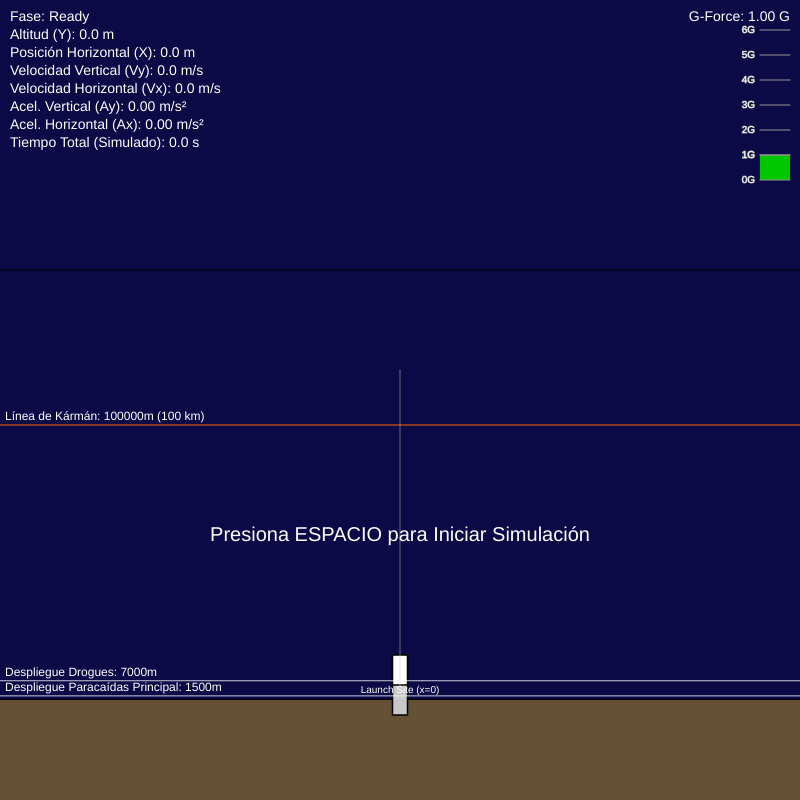
Frame 1 (no input)
Frame 60 (no input): identical to frame 1, image omitted
Frame 120 (the mouse pressed at the canvas centre since frame 60): identical to frame 1, image omitted

The p5.js sketch that drew this single still picture (run headless with seeded random() and noise() and a simulated clock; from frame 60 on, the mouse is pressed at the canvas centre):

// p5.js sketch
// ── sketch.js
// --- Variables Físicas y Constantes ---

// Declarar variables de estado en 2D que serán inicializadas en setup()
let x;           // Posición horizontal (metros)
let y;           // Altitud (metros)
let vx;          // Velocidad horizontal (m/s, positivo hacia la derecha conceptual)
let vy;          // Velocidad vertical (m/s, positivo hacia arriba)
let ax;          // Aceleración horizontal (m/s^2)
let ay;          // Aceleración vertical (m/s^2)

let currentMass; // Masa actual de la nave (cambia tras separación) (kg)
let rocketMass;  // Masa del cohete completo (kg)
let capsuleMass; // Masa solo de la cápsula (kg)
let g;           // Aceleración debido a la gravedad (m/s^2)
let thrust;      // Empuje del motor (N) - Solo en fase Launch

let currentDragCoefficient; // Coeficiente de resistencia actual
let dragCoefficientRocket; // Coeficiente de resistencia para el cohete (Launch)
let dragCoefficientCapsule; // Coeficiente de resistencia para la cápsula (FreeFlight)
let dragCoefficientDrogues; // Coeficiente de resistencia para paracaídas de freno (Drogues)
let dragCoefficientMainChutes; // Coeficiente de resistencia para paracaídas principal (MainChutes/Landed)

let currentReferenceArea; // Área de referencia actual (m^2)
let referenceAreaRocket; // Área de referencia para resistencia (m^2) - Cohete
let referenceAreaCapsule; // Área de referencia para resistencia (m^2) - Cápsula
let referenceAreaDrogues; // Área efectiva con paracaídas de freno (m^2)
let referenceAreaMainChutes; // Área efectiva con paracaídas principal (m^2)

// Inclinación inicial sutil para generar una trayectoria parabólica (calcular en setup)
let launchTiltRadians; // Variable declarada, valor asignado en setup()
const LAUNCH_TILT_DEGREES_CONST = 0.5; // Pequeña inclinación en grados

// Modelo de Densidad del Aire (Simple exponencial)
let rho0;        // Densidad del aire a nivel del mar (kg/m^3)
let scaleHeight; // Altura de escala atmosférica (metros)
let airDensity;  // Densidad del aire calculada en función de la altitud

let maxQ = 0; // Máxima presión dinámica (Max Q)

// Variables conceptuales/visuales para descenso
let surfaceTemperatureConcept = "N/A"; // Representación conceptual de temperatura
let instantaneousTerminalVelocity = 0; // Velocidad terminal instantánea conceptual (magnitud de velocidad horizontal+vertical)


// --- Variables de Simulación y Estado ---
// Fases: "Ready", "Launch", "CapsuleFreeFlightAscent", "CapsuleFreeFlightDescent", "DrogueParachutes", "MainChutes", "Landed"
let phase;
let timeInPhase; // Tiempo transcurrido en la fase actual (segundos simulados)
let totalTime;   // Tiempo total transcurrido (segundos simulados)
let maxAltitudeReached; // Altitud máxima alcanzada (metros)
let maxDownrangeReached; // Alcance horizontal máximo (metros)
let gForce;      // Fuerza G actual

// --- Variables de Visualización ---
// Altura del panel superior para datos
const DATA_PANEL_HEIGHT = 270; // Aumentado para más datos 2D

// Área de simulación en píxeles (calculada en setup)
let simAreaXMin, simAreaXMax, simAreaYMin, simAreaYMax;

const MIN_DISPLAY_ALTITUDE_BUFFER_Y = 100; // Altitud mínima extra visible debajo de 0m
const DISPLAY_ALTITUDE_BUFFER_RATIO = 1.2; // Factor para mostrar un poco más que la altitud máxima

// Rango horizontal total a mostrar en la simulación (metros).
// Ahora esto define el "ancho" de la ventana de visualización que seguirá a la nave.
const HORIZONTAL_DISPLAY_RANGE = 6000; // Aumentado a 6km para ver más alcance

let gForceBarHeight = 150; // Altura del indicador de G-force en píxeles
let gForceScale = 6; // Escala para la barra de G-force (maxG para la visualización).

let naveWidthPixels = 15; // Ancho visual de la nave
let naveHeightPixels = 30; // Altura visual de la nave

// Estela de la trayectoria
let trajectoryPoints = [];
const MAX_TRAJECTORY_POINTS = 1500; // Limitar el número de puntos para rendimiento

// Colores (Declarar, inicializar en setup)
let backgroundColor; // Un solo color de fondo (oscuro)
let groundColor; // Color del suelo
let parachuteColor; // Color del paracaídas
let karmanLineColor; // Color para Línea Kármán
let trajectoryColor; // Color para la estela


// Colores para el texto (SIEMPRE visibles y fijos - CLAROS)
let textColorPrimary; // Color para texto principal (Blanco)
let textColorSecondary; // Color para texto secundario/alternativo (Gris claro)


// --- Factor de Velocidad de Simulación ---
// Queremos simular ~12 minutos (~720 segundos) en ~60-70 segundos de tiempo real.
const SIMULATION_SPEED_FACTOR = 11;


// --- CONSTANTES DE VUELO (Hardcoded) ---
const GRAVITY_CONST = 9.81;         // m/s^2

// Masa - Dividimos la masa total entre booster y cápsula
const ROCKET_MASS_CONST = 10000;    // kg (masa inicial del cohete completo)
const CAPSULE_MASS_CONST = 2000;    // kg (masa de la cápsula, aprox 20% del total)

// Empuje - Ajustado ligeramente
const LAUNCH_THRUST_CONST = 550000; // N (550 kN)

// --- Aerodynamic Constants ---
// Ajustados para simular arrastre en diferentes fases
const DRAG_COEFFICIENT_ROCKET_CONST = 0.28;
const DRAG_COEFFICIENT_CAPSULE_CONST = 1.0; // Mayor que el cohete, forma menos aerodinámica
const DRAG_COEFFICIENT_DROGUES_CONST = 1.8; // Aumenta significativamente con drogues
const DRAG_COEFFICIENT_MAIN_CHUTES_CONST = 2.2; // Muy alto con paracaídas principal

const REF_AREA_ROCKET_CONST = 10;   // m^2
const REF_AREA_CAPSULE_CONST = 7;   // m^2 (más pequeña que el cohete)
const REF_AREA_DROGUES_MULTIPLIER = 5; // Multiplicador para área efectiva con drogues
const REF_AREA_MAIN_CHUTES_MULTIPLIER = 30; // Multiplicador para área efectiva con paracaídas principal

// --- Atmospheric Model ---
const ATMOSPHERE_RHO0_CONST = 1.225; // Densidad del aire a nivel del mar
const ATMOSPHERE_SCALE_HEIGHT_CONST = 8000; // Altura de escala atmosférica (metros)

const ATMOSPHERE_MIN_DENSITY_ALTITUDE_CONST = 150000; // Nivel conceptual para densidad mínima muy baja
const ATMOSPHERE_MIN_DENSITY_MULTIPLIER = 0.0001; // Multiplicador para la densidad mínima


// --- Flight Sequence Parameters (Tiempos/Altitudes Simulados) ---
const LAUNCH_DURATION_SIMULATED_CONST = 70; // ~70 segundos de motor simulados (hasta MECO/Separación)

// Altitudes de despliegue de paracaídas (simuladas)
const DROGUES_DEPLOY_ALTITUDE_CONST = 7000; // ~7000 metros simulados para drogues
const MAIN_CHUTES_DEPLOY_ALTITUDE_CONST = 1500; // ~1500 metros simulados para paracaídas principal

// --- Altitud Límite Explícita (Línea de Kármán) ---
const KARMAN_LINE_ALT_LIMIT = 100000; // 100 km

// --- Configuración Inicial ---
function setup() {
  createCanvas(800, 800); // Aumentar el tamaño horizontal y vertical
  frameRate(60); // Intentar 60 FPS para simulación más fluida

  // Definir el área de simulación en píxeles
  simAreaXMin = 0;
  simAreaXMax = width;
  simAreaYMin = DATA_PANEL_HEIGHT + MIN_DISPLAY_ALTITUDE_BUFFER_Y;
  simAreaYMax = height - MIN_DISPLAY_ALTITUDE_BUFFER_Y;


  // --- Inicializar variables físicas y constantes DENTRO de setup ---
  g = GRAVITY_CONST;

  // Masas
  rocketMass = ROCKET_MASS_CONST;
  capsuleMass = CAPSULE_MASS_CONST;

  thrust = LAUNCH_THRUST_CONST;

  // Coeficientes de arrastre
  dragCoefficientRocket = DRAG_COEFFICIENT_ROCKET_CONST;
  dragCoefficientCapsule = DRAG_COEFFICIENT_CAPSULE_CONST;
  dragCoefficientDrogues = DRAG_COEFFICIENT_DROGUES_CONST;
  dragCoefficientMainChutes = DRAG_COEFFICIENT_MAIN_CHUTES_CONST;

  // Áreas de referencia
  referenceAreaRocket = REF_AREA_ROCKET_CONST;
  referenceAreaCapsule = REF_AREA_CAPSULE_CONST;
  referenceAreaDrogues = referenceAreaCapsule * REF_AREA_DROGUES_MULTIPLIER;
  referenceAreaMainChutes = referenceAreaCapsule * REF_AREA_MAIN_CHUTES_MULTIPLIER;

  // Modelo atmosférico
  rho0 = ATMOSPHERE_RHO0_CONST;
  scaleHeight = ATMOSPHERE_SCALE_HEIGHT_CONST;

  // Calcular inclinación inicial
  launchTiltRadians = radians(LAUNCH_TILT_DEGREES_CONST);


  // --- Inicializar variables de color DENTRO de setup ---
  backgroundColor = color(10, 10, 70); // Un solo color de fondo oscuro (Espacio/Noche)
  groundColor = color(100, 80, 50); // Color del suelo
  parachuteColor = color(255, 255, 255, 200); // Color blanco translúcido para paracaídas
  karmanLineColor = color(255, 100, 0); // Naranja para Kármán línea
  trajectoryColor = color(0, 200, 255, 150); // Cian translúcido para la estela


  // Colores para el texto (SIEMPRE visibles y fijos - CLAROS)
  textColorPrimary = color(255); // Blanco
  textColorSecondary = color(200); // Gris claro;


  // Inicializar variables de estado
  resetSimulation();

  // No se crean elementos DOM para controles.
}

// --- Bucle Principal de Dibujo y Simulación ---
function draw() {
  // Calculate real delta time in seconds
  let dt_real = deltaTime / 1000.0;
  // Calculate simulated delta time based on speed factor
  let dt_sim = dt_real * SIMULATION_SPEED_FACTOR;


  // --- Lógica de Simulación (Actualizar variables físicas) ---
  if (phase !== "Ready" && phase !== "Landed") {
      totalTime += dt_sim; // Use simulated time
      timeInPhase += dt_sim; // Use simulated time

      // Calcular densidad del aire en función de la altitud (modelo simple exponencial)
      let baseAirDensity = rho0 * exp(-y / scaleHeight);

      // Asegurarse de que haya una densidad mínima muy baja a altitudes muy altas
      let minAirDensityAtHighAlt = rho0 * exp(-ATMOSPHERE_MIN_DENSITY_ALTITUDE_CONST / scaleHeight) * ATMOSPHERE_MIN_DENSITY_MULTIPLIER;
      airDensity = max(baseAirDensity, minAirDensityAtHighAlt);
      airDensity = max(airDensity, 1e-15); // Evitar valores subnormales


      // Determinar Cd, Área de referencia y Masa actual según la fase
      switch (phase) {
          case "Launch":
              currentDragCoefficient = dragCoefficientRocket;
              currentReferenceArea = referenceAreaRocket;
              currentMass = rocketMass;
              // Calcular Max Q durante el ascenso propulsado
              let vMagnitudeLaunch = sqrt(vx*vx + vy*vy);
              let dynamicPressure = 0.5 * airDensity * vMagnitudeLaunch * vMagnitudeLaunch;
              if (dynamicPressure > maxQ) {
                  maxQ = dynamicPressure;
              }
              break;
          case "CapsuleFreeFlightAscent": // Post-separación, subiendo sin motor
          case "CapsuleFreeFlightDescent": // Bajando sin paracaídas (Reentrada conceptual)
              currentDragCoefficient = dragCoefficientCapsule;
              currentReferenceArea = referenceAreaCapsule;
              currentMass = capsuleMass; // Masa de la cápsula después de separación
              break;
          case "DrogueParachutes": // Descenso con drogues
              currentDragCoefficient = dragCoefficientDrogues;
              currentReferenceArea = referenceAreaDrogues;
              currentMass = capsuleMass;
              break;
          case "MainChutes": // Descenso con paracaídas principal
              currentDragCoefficient = dragCoefficientMainChutes;
              currentReferenceArea = referenceAreaMainChutes;
              currentMass = capsuleMass;
              break;
          default: // Should not happen, but fallback
               // Si llega aquí, usar valores de cápsula por defecto
              currentDragCoefficient = dragCoefficientCapsule;
              currentReferenceArea = referenceAreaCapsule;
              currentMass = capsuleMass;
               break;
      }

      // --- Calcular Fuerzas ---
      let forceX = 0;
      let forceY = -currentMass * g; // Gravedad siempre hacia abajo

      // Empuje (solo en Launch, vector inclinado)
      if (phase === "Launch") {
          // Aplicar thrust con la pequeña inclinación inicial calculada en setup
          forceX += thrust * sin(launchTiltRadians);
          forceY += thrust * cos(launchTiltRadians);
      }

      // Arrastre (opuesto al vector velocidad)
      let vMagnitude = sqrt(vx*vx + vy*vy);
      if (vMagnitude > 1e-6) { // Evitar división por cero o casi cero
           let dragMagnitude = 0.5 * airDensity * vMagnitude * vMagnitude * currentDragCoefficient * currentReferenceArea;
           // Vector de arrastre: -dragMagnitude * vectorUnitarioVelocidad
           forceX += -dragMagnitude * (vx / vMagnitude);
           forceY += -dragMagnitude * (vy / vMagnitude);
      }


      // Calcular aceleración neta (vectorial)
      // Asegurarse de que la masa no sea cero para evitar división por cero
      if (currentMass > 0) {
           ax = forceX / currentMass;
           ay = forceY / currentMass;
      } else {
           ax = 0;
           ay = 0;
      }


      // --- Integración (Método de Euler simple) ---
      vx += ax * dt_sim; // Use simulated time
      x += vx * dt_sim; // Use simulated time
      vy += ay * dt_sim; // Use simulated time
      y += vy * dt_sim; // Use simulated time


      // --- RESTRICCIÓN/TRANSICIÓN: Manejo del Apogeo y Línea de Kármán ---
      // El apogeo vertical se alcanza cuando la velocidad vertical (vy) se vuelve no positiva (<= 0).
      if (phase === "CapsuleFreeFlightAscent" && vy <= 0) {
          // Alcanzó apogeo vertical (vy <= 0) en fase de ascenso libre
          phase = "CapsuleFreeFlightDescent"; // Transición a descenso libre
          timeInPhase = 0; // Reiniciar tiempo en fase
          // Si el apogeo ocurrió por encima de 100km, forzar la altitud a 100km
          if (y > KARMAN_LINE_ALT_LIMIT) {
               y = KARMAN_LINE_ALT_LIMIT;
               vy = 0; // Velocidad vertical es 0 en el apogeo (o forzada a 0)
               // La velocidad horizontal (vx) se mantiene.
          }
           // En el apogeo vertical, la aceleración vertical inicial al empezar la caída es -g (después de recalcular fuerzas)
      }


      // Asegurar que la altitud no sea negativa (solo si no estamos ya aterrizados)
      if (y < 0 && phase !== "Landed") {
           y = 0;
           vy = 0;
           ay = 0; // Aceleración vertical cero en el suelo
           phase = "Landed";
           timeInPhase = 0;
           gForce = 1; // 1G en el suelo
           vx = 0; // Frenar velocidad horizontal al aterrizar
           ax = 0; // Aceleración horizontal cero en el suelo
      }


      // Actualizar altitud máxima y alcance máximo
      if (y > maxAltitudeReached) {
          maxAltitudeReached = y;
      }
      // El alcance horizontal máximo se rastrea como la distancia máxima desde el punto de lanzamiento (x=0)
       // Solo se actualiza si el apogeo ha pasado (vy <= 0) o si ya está descendiendo
       if (vy <= 0 || phase === "CapsuleFreeFlightDescent" || phase === "DrogueParachutes" || phase === "MainChutes" || phase === "Landed") {
           maxDownrangeReached = max(maxDownrangeReached, abs(x)); // Rastrea la distancia horizontal máxima
       }


      // --- Transiciones de Fase (Basadas en tiempo simulado y altitud) ---
      switch (phase) {
          case "Launch":
              // MECO y Separación ocurren después de un tiempo simulado
              if (timeInPhase >= LAUNCH_DURATION_SIMULATED_CONST) { // Use simulated time in comparison
                  phase = "CapsuleFreeFlightAscent";
                  timeInPhase = 0;
                  thrust = 0; // Apagar motor (MECO)
                  currentMass = capsuleMass; // Cambiar a masa de la cápsula (Separación)
                  // Max Q calculado ya está en Pascales, lo dividimos por 1000 para kPa para mostrar
                  maxQ = maxQ / 1000;
              }
               // Protección: Si empieza a caer en launch (error param), transiciona rápido
              if (vy < 0 && timeInPhase > 5) { // Use simulated time
                   phase = "CapsuleFreeFlightAscent"; // Pasar a ascenso libre si empieza a caer antes
                   timeInPhase = 0;
                   thrust = 0; // Apagar motor
                   currentMass = capsuleMass; // Separación
                   maxQ = maxQ / 1000; // Mostrar Max Q en kPa
              }
              break;
          case "CapsuleFreeFlightAscent":
              // La transición a Descenso Libre se maneja por la condición vy <= 0 (Apogeo Vertical).
              break;
          case "CapsuleFreeFlightDescent": // Reentrada conceptual ocurre en esta fase
              // Calcular variables conceptuales de reentrada
              // Temperatura superficial conceptual (basado en altitud y velocidad)
               let vMagnitudeReentry = sqrt(vx*vx + vy*vy); // Usar magnitud total
               let reentrySpeedThresholdLow = 150; // m/s
               let reentrySpeedThresholdHigh = 600; // m/s
               let reentryAltThresholdLow = 20000; // m
               let reentryAltThresholdHigh = 80000; // m // Empieza a sentir el aire denso

               if (y < reentryAltThresholdHigh && vMagnitudeReentry > reentrySpeedThresholdLow) {
                   if (y < reentryAltThresholdLow && vMagnitudeReentry > reentrySpeedThresholdHigh) {
                       surfaceTemperatureConcept = "Calentamiento Intenso";
                   } else if (y < reentryAltThresholdLow || vMagnitudeReentry > reentrySpeedThresholdLow * 1.5) { // Margen más amplio
                       surfaceTemperatureConcept = "Calentamiento Moderado";
                   } else {
                       surfaceTemperatureConcept = "Aumentando";
                   }
               } else {
                   surfaceTemperatureConcept = "Bajo/Normal";
               }

              // Despliegue de drogues
              if (y <= DROGUES_DEPLOY_ALTITUDE_CONST && vy < 0) { // Si está por debajo de altitud de drogues y descendiendo
                  phase = "DrogueParachutes";
                  timeInPhase = 0;
                  // Resetear conceptos de reentrada al salir de fase de alta velocidad
                  surfaceTemperatureConcept = "Enfriando Rápido"; // Empieza a enfriar
              }

               // Aterrizaje de emergencia si cae por debajo de 0 antes de paracaídas (debería ir a Drogues primero)
              if (y <= 0 && vy < 0) {
                   y = 0; vy = 0; ay = 0;
                   x = x; // Mantener posición horizontal
                   vx = 0; ax = 0; // Frenar horizontalmente
                   phase = "Landed"; timeInPhase = 0; gForce = 1;
                   surfaceTemperatureConcept = "Normal";
                   instantaneousTerminalVelocity = 0; // Resetear al aterrizar
              }
              break;

          case "DrogueParachutes":
               // Calcular velocidad terminal instantánea (simplificada verticalmente)
               let current_cd_drogues = dragCoefficientDrogues;
               let current_area_drogues = referenceAreaDrogues;
               let baseDensityForTerminalV = airDensity;
               let denominatorDrogues = (baseDensityForTerminalV * current_cd_drogues * current_area_drogues);
               instantaneousTerminalVelocity = (denominatorDrogues > 0.000001) ? sqrt(2 * currentMass * g / denominatorDrogues) : 0;


              // Despliegue de paracaídas principal
              if (y <= MAIN_CHUTES_DEPLOY_ALTITUDE_CONST && vy < 0) { // Si está por debajo de altitud de paracaídas principal y descendiendo
                  phase = "MainChutes";
                  timeInPhase = 0;
                  surfaceTemperatureConcept = "Normal"; // Ya ha enfriado
              }

               // Aterrizaje de emergencia si cae por debajo de 0 antes de paracaídas principal (debería ir a MainChutes primero)
              if (y <= 0 && vy < 0) {
                   y = 0; vy = 0; ay = 0;
                   x = x; // Mantener posición horizontal
                   vx = 0; ax = 0; // Frenar horizontalmente
                   phase = "Landed"; timeInPhase = 0; gForce = 1;
                   surfaceTemperatureConcept = "Normal";
                   instantaneousTerminalVelocity = 0; // Resetear al aterrizar
              }
              break;

          case "MainChutes":
              // Calcular velocidad terminal instantánea (simplificada verticalmente)
               let current_cd_main = dragCoefficientMainChutes;
               let current_area_main = referenceAreaMainChutes;
               let baseDensityForTerminalV_main = airDensity;
               let denominatorMain = (baseDensityForTerminalV_main * current_cd_main * current_area_main);
               instantaneousTerminalVelocity = (denominatorMain > 0.000001) ? sqrt(2 * currentMass * g / denominatorMain) : 0;


              if (y <= 0) { // Aterrizado
                  y = 0; vy = 0; ay = 0;
                   x = x; // Mantener posición horizontal
                  vx = 0; ax = 0; // Frenar horizontalmente
                  phase = "Landed"; timeInPhase = 0; gForce = 1;
                  surfaceTemperatureConcept = "Normal";
                  instantaneousTerminalVelocity = 0; // Resetear al aterrizar
              }
              break;
      }

      // Asegurar que la altitud nunca sea negativa durante el vuelo (para cálculos de densidad, etc.)
      if (y < 0 && phase !== "Landed") y = 0;

      // Asegurar que la velocidad terminal instantánea sea no negativa
      instantaneousTerminalVelocity = max(0, instantaneousTerminalVelocity);

      // --- Guardar punto de trayectoria ---
      // Guardar un punto si la nave se ha movido lo suficiente o en fases importantes
       let lastPoint = trajectoryPoints.length > 0 ? trajectoryPoints[trajectoryPoints.length - 1] : null;
       let addPoint = false;

       // Añadir un punto si es el primer punto, o si se ha movido una distancia mínima
       if (lastPoint === null) {
           addPoint = true;
       } else {
           let distSq = (x - lastPoint.x) * (x - lastPoint.x) + (y - lastPoint.y) * (y - lastPoint.y);
           let minDistSq = 5 * 5; // Añadir si se ha movido 5 metros (ajustar según velocidad de simulación y fluidez deseada)
           if (distSq > minDistSq) {
              addPoint = true;
           }
       }

       // Asegurarse de añadir points en momentos clave, como el apogeo vertical o el despliegue de paracaídas
       if (phase === "CapsuleFreeFlightDescent" && timeInPhase < dt_sim * 2 && timeInPhase > 0) { // Justo después del apogeo vertical
            addPoint = true;
       }
       if (phase === "DrogueParachutes" && timeInPhase < dt_sim * 2 && timeInPhase > 0) { // Justo al desplegar drogues
           addPoint = true;
       }
        if (phase === "MainChutes" && timeInPhase < dt_sim * 2 && timeInPhase > 0) { // Justo al desplegar principal
           addPoint = true;
       }
        if (phase === "Landed" && timeInPhase < dt_sim * 2 && timeInPhase > 0) { // Justo al aterrizar
           addPoint = true;
       }


       if (addPoint) {
            trajectoryPoints.push(createVector(x, y));
           // Limitar el número de puntos
           if (trajectoryPoints.length > MAX_TRAJECTORY_POINTS) {
                trajectoryPoints.shift(); // Eliminar el punto más antiguo
           }
       }


  } // Fin if phase != "Ready" && "Landed"

   // Asegurar altitud no negativa en Ready tampoco
  if (phase === "Ready" && y < 0) y = 0;


  // --- Calcular G-Force ---
  // Magnitud de Acel. no gravitacional = sqrt(ax*ax + (ay+g)*(ay+g))
  // gForce = Magnitud / g
  let nonGravAccelMag = sqrt(ax * ax + (ay + g) * (ay + g));
  gForce = nonGravAccelMag / g;

  // Asegurar que la G-force sea al menos 0 en la visualización de la barra
  // y un máximo para la escala de la barra
  let displayGForce = max(0, min(gForce, gForceScale));


  // --- Visualización ---

  // Establecer el fondo a un solo color
  background(backgroundColor); // Usar el color oscuro del espacio como fondo fijo

  // Calcular maxDisplayAltitudeCurrent para escalar la vista vertical dinámicamente
  // Mostrar un poco más que el máximo alcanzado, pero al menos un rango mínimo
  let targetMaxAlt = max(maxAltitudeReached * DISPLAY_ALTITUDE_BUFFER_RATIO, KARMAN_LINE_ALT_LIMIT * 1.2, 10000);
  maxDisplayAltitudeCurrent = targetMaxAlt;

  // --- Calcular el rango horizontal de metros a mostrar, centrado en la nave ---
  let xMinDisplay = x - HORIZONTAL_DISPLAY_RANGE / 2;
  let xMaxDisplay = x + HORIZONTAL_DISPLAY_RANGE / 2;

  // --- Mapear coordenadas físicas (x, y) a píxeles en el ÁREA DE SIMULACIÓN VISUAL ---
  // Mapea el rango horizontal [xMinDisplay, xMaxDisplay] al rango de píxeles horizontal [simAreaXMin, simAreaXMax]
  // Mapea la altitud [0, maxDisplayAltitudeCurrent] al rango de píxeles vertical [simAreaYMax, simAreaYMin] (invertido)
  let xMapped = map(x, xMinDisplay, xMaxDisplay, simAreaXMin, simAreaXMax);
  let yMapped = map(y, 0, maxDisplayAltitudeCurrent, simAreaYMax, simAreaYMin);

  // Clamp la posición visual de la nave al área de simulación visual (con margen del tamaño de la nave)
  // Estas son las coordenadas EN PIXELES donde se dibujará la nave.
  let clampedNavePixelX = constrain(xMapped, simAreaXMin + naveWidthPixels/2, simAreaXMax - naveWidthPixels/2);
  let clampedNavePixelY = constrain(yMapped, simAreaYMin + naveHeightPixels/2, simAreaYMax - naveHeightPixels/2);


  // Dibujar el suelo - En la base del área de simulación visual
  stroke(0);
  strokeWeight(2);
  line(simAreaXMin, simAreaYMax, simAreaXMax, simAreaYMax);
  fill(groundColor);
  noStroke();
  rectMode(CORNER); // Volver a modo CORNER para rectángulos de área
  rect(simAreaXMin, simAreaYMax, simAreaXMax - simAreaXMin, MIN_DISPLAY_ALTITUDE_BUFFER_Y);


  // --- Dibujar la trayectoria ---
  noFill();
  stroke(trajectoryColor);
  strokeWeight(1.5);
  beginShape();
  for (let i = 0; i < trajectoryPoints.length; i++) {
      let pX = trajectoryPoints[i].x;
      let pY = trajectoryPoints[i].y;
      // Mapear cada punto de la trayectoria a píxeles usando el *rango de visualización actual*
      let mappedPX = map(pX, xMinDisplay, xMaxDisplay, simAreaXMin, simAreaXMax);
      let mappedPY = map(pY, 0, maxDisplayAltitudeCurrent, simAreaYMax, simAreaYMin);
      // Solo dibujar puntos que estén dentro del área de simulación visual (con un pequeño buffer)
       if (mappedPX >= simAreaXMin - 10 && mappedPX <= simAreaXMax + 10 && mappedPY >= simAreaYMin - 10 && mappedPY <= simAreaYMax + 10) {
          vertex(mappedPX, mappedPY);
      }
  }
  endShape();


  // --- Dibujar la nave (o partes de ella) y paracaídas ---
  rectMode(CENTER);
  stroke(0); // Borde negro

  // USAR clampedNavePixelX y clampedNavePixelY PARA DIBUJAR LA NAVE Y ELEMENTOS RELATIVOS

  if (phase === "Launch" || phase === "Ready") {
      // Dibujar el cohete completo
      fill(200); // Gris claro
      rect(clampedNavePixelX, clampedNavePixelY, naveWidthPixels, naveHeightPixels * 2); // Cohete es más alto
      // Dibujar la cápsula encima (parte superior)
      fill(255); // Blanco
      let capsuleTopPixelY = clampedNavePixelY - naveHeightPixels/2; // Posición relativa visual Y
      rect(clampedNavePixelX, capsuleTopPixelY, naveWidthPixels, naveHeightPixels);

  } else if (phase !== "Landed") {
      // Dibujar solo la cápsula
      fill(255); // Blanco
      rect(clampedNavePixelX, clampedNavePixelY, naveWidthPixels, naveHeightPixels);

      // Dibujar paracaídas si están desplegados
      if (phase === "DrogueParachutes" || phase === "MainChutes") {
          // Calcular posición visual de los paracaídas encima de la cápsula
          let parachutePixelY = clampedNavePixelY - naveHeightPixels/2 - (phase === "MainChutes" ? 40 : 20); // Posición visual encima

          fill(parachuteColor);
          noStroke(); // Sin borde para los paracaídas

          if (phase === "DrogueParachutes") {
              // Dibujar pequeños drogues (conceptualmente)
              ellipse(clampedNavePixelX - naveWidthPixels/2, parachutePixelY, 10, 10);
              ellipse(clampedNavePixelX + naveWidthPixels/2, parachutePixelY, 10, 10);
          } else if (phase === "MainChutes") {
              // Dibujar paracaídas principal más grande (concepto simple)
              ellipse(clampedNavePixelX, parachutePixelY, 40, 25); // Forma ovalada simple para campana
              // Dibujar líneas conectando si queremos más detalle
              stroke(parachuteColor);
              strokeWeight(1);
              line(clampedNavePixelX, parachutePixelY + 12, clampedNavePixelX - naveWidthPixels/4, clampedNavePixelY - naveHeightPixels/2);
              line(clampedNavePixelX, parachutePixelY + 12, clampedNavePixelX + naveWidthPixels/4, clampedNavePixelY - naveHeightPixels/2);
          }
          stroke(0); // Restaurar borde para la nave si es necesario después
      }

      // Dibujar booster si acaba de separarse (visual conceptual, no física)
       if (phase === "CapsuleFreeFlightAscent" && timeInPhase < 15) { // Mostrar brevemente después de separación
           fill(200); // Gris claro
           // Calcular la posición visual del booster en relación con la cápsula y el desplazamiento horizontal conceptual
           let boosterOffsetY = naveHeightPixels * 1.5; // Posición visual por debajo
           let boosterOffsetX = map(timeInPhase, 0, 15, 0, -(simAreaXMax - simAreaXMin) * 0.1); // Ajustar el desplazamiento horizontal visual

           let boosterPixelX = clampedNavePixelX + boosterOffsetX;
           let boosterPixelY = clampedNavePixelY + boosterOffsetY;

           rect(boosterPixelX, boosterPixelY, naveWidthPixels, naveHeightPixels * 1.5); // Dibujar booster
           fill(textColorSecondary);
           textAlign(RIGHT, BOTTOM);
           textSize(10);
           text("Booster", boosterPixelX - naveWidthPixels/2, boosterPixelY + naveHeightPixels*1.5/2);

           // Agregar un texto conceptual de "Separación" cerca de la nave
           if (timeInPhase < 5) {
               fill(textColorPrimary);
               textAlign(CENTER, CENTER);
               textSize(14);
               text("Separación", clampedNavePixelX, clampedNavePixelY + naveHeightPixels);
           }
       }
  }


  // Dibujar línea de la Línea de Kármán (100 km) - En el área de simulación visual
  const KARMAN_LINE_ALT = 100000; // metros
  if (KARMAN_LINE_ALT > 0 && KARMAN_LINE_ALT < maxDisplayAltitudeCurrent) {
      // Mapear la altitud de Kármán al área de simulación visual
      let karmanYPixel = map(KARMAN_LINE_ALT, 0, maxDisplayAltitudeCurrent, simAreaYMax, simAreaYMin);
       // Solo dibujar la línea si está dentro de los límites verticales del área de simulación visual
       if (karmanYPixel >= simAreaYMin && karmanYPixel <= simAreaYMax) {
            stroke(karmanLineColor); // Naranja
            strokeWeight(1);
            line(simAreaXMin, karmanYPixel, simAreaXMax, karmanYPixel); // Dibuja a través de todo el ancho del área de simulación
            fill(karmanLineColor); // Naranja
            noStroke();
            textAlign(LEFT, BOTTOM); // Alinear texto a la izquierda y debajo
            textSize(12);

            // Ajuste de posición vertical del texto de Kármán
            let karmanTextY = karmanYPixel - 2;
            if (karmanYPixel < simAreaYMin + 20) { karmanTextY = karmanYPixel + 12; }
            karmanTextY = constrain(karmanTextY, simAreaYMin + 10, simAreaYMax - 10);

            fill(textColorPrimary); // Usar color fijo y claro para las etiquetas en área de simulación
            text(`Línea de Kármán: ${nf(KARMAN_LINE_ALT, 0, 0)}m (100 km)`, simAreaXMin + 5, karmanTextY);
       }
  }


  // Dibujar línea de altitud de paracaídas (Drogues) si es visible - En el área de simulación
  if (DROGUES_DEPLOY_ALTITUDE_CONST > 0 && DROGUES_DEPLOY_ALTITUDE_CONST < maxDisplayAltitudeCurrent) {
      let droguesYPixel = map(DROGUES_DEPLOY_ALTITUDE_CONST, 0, maxDisplayAltitudeCurrent, simAreaYMax, simAreaYMin);
      if (droguesYPixel >= simAreaYMin && droguesYPixel <= simAreaYMax) {
           stroke(parachuteColor); // Blanco translúcido
           strokeWeight(1);
           line(simAreaXMin, droguesYPixel, simAreaXMax, droguesYPixel); // Dibuja a través de todo el ancho
           fill(textColorPrimary); // Usar color fijo y claro
           noStroke();
           textAlign(LEFT, BOTTOM);
           textSize(12);
           text(`Despliegue Drogues: ${nf(DROGUES_DEPLOY_ALTITUDE_CONST, 0, 0)}m`, simAreaXMin + 5, droguesYPixel - 2);
      }
  }

  // Dibujar línea de altitud de paracaídas (Principal) si es visible - En el área de simulación
   if (MAIN_CHUTES_DEPLOY_ALTITUDE_CONST > 0 && MAIN_CHUTES_DEPLOY_ALTITUDE_CONST < maxDisplayAltitudeCurrent) {
      let mainChutesYPixel = map(MAIN_CHUTES_DEPLOY_ALTITUDE_CONST, 0, maxDisplayAltitudeCurrent, simAreaYMax, simAreaYMin);
      if (mainChutesYPixel >= simAreaYMin && mainChutesYPixel <= simAreaYMax) {
           stroke(parachuteColor); // Blanco translúcido
           strokeWeight(1);
           line(simAreaXMin, mainChutesYPixel, simAreaXMax, mainChutesYPixel); // Dibuja a través de todo el ancho
           fill(textColorPrimary); // Usar color fijo y claro
           noStroke();
           textAlign(LEFT, BOTTOM);
           textSize(12);
           text(`Despliegue Paracaídas Principal: ${nf(MAIN_CHUTES_DEPLOY_ALTITUDE_CONST, 0, 0)}m`, simAreaXMin + 5, mainChutesYPixel - 2);
      }
   }


   // Dibujar el origen X (Launch Site) en el área de simulación
    let launchSiteXPixel = map(0, xMinDisplay, xMaxDisplay, simAreaXMin, simAreaXMax);
     // Dibujar una línea vertical sutil en el origen X
     // Solo dibujarla si está dentro de la vista horizontal actual
    if (launchSiteXPixel >= simAreaXMin && launchSiteXPixel <= simAreaXMax) {
        stroke(textColorSecondary);
        strokeWeight(0.5);
        line(launchSiteXPixel, simAreaYMin, launchSiteXPixel, simAreaYMax);
        fill(textColorPrimary);
        noStroke();
        textAlign(CENTER, BOTTOM);
        textSize(10);
        text("Launch Site (x=0)", launchSiteXPixel, simAreaYMax - 5);
    }


  // --- Mostrar información de vuelo detallada por fase (EN PANEL DE DATOS) ---

  fill(textColorPrimary); // Usar color fijo para el panel de datos (White)
  noStroke();
  textSize(14);
  textAlign(LEFT, TOP);

  let textX = 10;
  let textY = 10; // Posición Y relativa al inicio del canvas
  let textSpacing = 18; // Espacio vertical entre líneas de texto

  // Información General
  text(`Fase: ${phase}`, textX, textY); textY += textSpacing;
  text(`Altitud (Y): ${nf(y, 0, y > 1000 ? 0 : 1)} m`, textX, textY); textY += textSpacing; // Mostrar decimales solo a baja altitud
  text(`Posición Horizontal (X): ${nf(x, 0, 1)} m`, textX, textY); textY += textSpacing;
  text(`Velocidad Vertical (Vy): ${nf(vy, 0, 1)} m/s`, textX, textY); textY += textSpacing;
  text(`Velocidad Horizontal (Vx): ${nf(vx, 0, 1)} m/s`, textX, textY); textY += textSpacing;
  text(`Acel. Vertical (Ay): ${nf(ay, 0, 2)} m/s²`, textX, textY); textY += textSpacing;
   text(`Acel. Horizontal (Ax): ${nf(ax, 0, 2)} m/s²`, textX, textY); textY += textSpacing;
  text(`Tiempo Total (Simulado): ${nf(totalTime, 0, 1)} s`, textX, textY); textY += textSpacing; // Aclarar que es tiempo simulado

  if (phase !== "Ready") {
      text(`Alt. Máx Alcanzada: ${nf(maxAltitudeReached, 0, 1)} m`, textX, textY); textY += textSpacing;
       text(`Alcance Máx Alcanzado: ${nf(maxDownrangeReached, 0, 1)} m`, textX, textY); textY += textSpacing;
  }
   if (maxQ > 0.1) { // Mostrar MaxQ solo si es significativo
       text(`Max Q: ${nf(maxQ, 0, 2)} kPa`, textX, textY); textY += textSpacing; // Mostrar en kPa
   }


  textY += textSpacing; // Espacio extra antes de variables por fase

  // Recalcular magnitudes de arrastre y sustentación para mostrar (ya se usaron en la física)
  // Usamos las variables actuales calculadas en el switch de fases
   let vMagnitudeDisplay = sqrt(vx*vx + vy*vy); // Usar magnitud total
   let currentDragMagnitudeDisplay = 0.5 * airDensity * vMagnitudeDisplay * vMagnitudeDisplay * currentDragCoefficient * currentReferenceArea;
   // No hay sustentación física simulada en 2D, no mostrar magnitud.

  // Variables específicas por fase
  fill(textColorSecondary); // Usar color secundario fijo para detalles de fase (Gris claro)

  switch (phase) {
      case "Ready":
          fill(textColorPrimary); // Mensaje principal en color primario fijo (White)
          textAlign(CENTER, CENTER);
          textSize(20);
          // Posicionar el mensaje "Presiona ESPACIO" en el área de simulación visual
          text("Presiona ESPACIO para Iniciar Simulación", width/2, simAreaYMin + (simAreaYMax - simAreaYMin)/2); // Centro del área de simulación
          break;

      case "Launch":
          text(`-- Fase Lanzamiento --`, textX, textY); textY += textSpacing;
          text(`Empuje: ${nf(thrust, 0, 0)} N`, textX, textY); textY += textSpacing;
          text(`Masa Actual: ${nf(currentMass, 0, 0)} kg`, textX, textY); textY += textSpacing;
          text(`Cd (Cohete): ${nf(currentDragCoefficient, 0, 2)}`, textX, textY); textY += textSpacing;
          text(`Area Ref. (Cohete): ${nf(currentReferenceArea, 0, 1)} m²`, textX, textY); textY += textSpacing;
          text(`Densidad Aire: ${nf(airDensity, 0, 4)} kg/m³`, textX, textY); textY += textSpacing;
          text(`Fuerza Arrastre (Magnitud): ${nf(currentDragMagnitudeDisplay, 0, 0)} N`, textX, textY); textY += textSpacing;
          text(`Velocidad Magnitud: ${nf(vMagnitudeDisplay, 0, 1)} m/s`, textX, textY); textY += textSpacing;
          text(`Tiempo Motor Restante (Simulado): ${nf(max(0, LAUNCH_DURATION_SIMULATED_CONST - timeInPhase), 0, 1)} s (MECO)`, textX, textY); textY += textSpacing; // Usar constante y aclarar
          break;

      case "CapsuleFreeFlightAscent":
          text(`-- Fase Ascenso Libre (Cápsula) --`, textX, textY); textY += textSpacing;
          text(`Masa Actual: ${nf(currentMass, 0, 0)} kg`, textX, textY); textY += textSpacing;
          text(`Cd (Cápsula): ${nf(currentDragCoefficient, 0, 2)}`, textX, textY); textY += textSpacing;
          text(`Area Ref. (Cápsula): ${nf(currentReferenceArea, 0, 1)} m²`, textX, textY); textY += textSpacing;
          text(`Densidad Aire: ${nf(airDensity, 0, 5)} kg/m³`, textX, textY); textY += textSpacing; // Muy baja a alta altitud
          text(`Fuerza Arrastre (Magnitud): ${nf(currentDragMagnitudeDisplay, 0, 2)} N`, textX, textY); textY += textSpacing; // Muy baja
          text(`Velocidad Magnitud: ${nf(vMagnitudeDisplay, 0, 1)} m/s`, textX, textY); textY += textSpacing;
           if (vy <= 0 && y > 100) { // Indica que ha alcanzado el apogeo (vertical), evitar mostrarlo en el suelo
               fill(textColorPrimary);
               text(`APOGEO VERTICAL ALCANZADO`, textX, textY); textY += textSpacing;
               fill(textColorSecondary);
           }
          break;

      case "CapsuleFreeFlightDescent": // Reentrada conceptual ocurre en esta fase
          text(`-- Fase Descenso Libre (Reentrada) --`, textX, textY); textY += textSpacing;
          text(`Masa Actual: ${nf(currentMass, 0, 0)} kg`, textX, textY); textY += textSpacing;
          text(`Cd (Cápsula): ${nf(currentDragCoefficient, 0, 2)}`, textX, textY); textY += textSpacing;
          text(`Area Ref. (Cápsula): ${nf(currentReferenceArea, 0, 1)} m²`, textX, textY); textY += textSpacing;
          text(`Densidad Aire: ${nf(airDensity, 0, 4)} kg/m³`, textX, textY); textY += textSpacing; // Aumentando
          text(`Fuerza Arrastre (Magnitud): ${nf(currentDragMagnitudeDisplay, 0, 0)} N (Aumentando)`, textX, textY); textY += textSpacing; // Aumentando
          text(`Velocidad Magnitud: ${nf(vMagnitudeDisplay, 0, 1)} m/s`, textX, textY); textY += textSpacing;
          text(`Alt. despliegue Drogues: ${nf(DROGUES_DEPLOY_ALTITUDE_CONST, 0, 0)} m`, textX, textY); textY += textSpacing;
          text(`Temp. Superficie (concept.): ${surfaceTemperatureConcept}`, textX, textY); textY += textSpacing;
          break;

      case "DrogueParachutes":
          text(`-- Fase Descenso con Drogues --`, textX, textY); textY += textSpacing;
          text(`Masa Actual: ${nf(currentMass, 0, 0)} kg`, textX, textY); textY += textSpacing;
          text(`Cd (Drogues): ${nf(currentDragCoefficient, 0, 2)}`, textX, textY); textY += textSpacing;
          text(`Area Efectiva (Drogues): ${nf(currentReferenceArea, 0, 1)} m²`, textX, textY); textY += textSpacing;
          text(`Densidad Aire: ${nf(airDensity, 0, 4)} kg/m³`, textX, textY); textY += textSpacing;
          text(`Fuerza Arrastre (Magnitud): ${nf(currentDragMagnitudeDisplay, 0, 0)} N (Alto)`, textX, textY); textY += textSpacing; // Alto
          text(`Velocidad Magnitud: ${nf(vMagnitudeDisplay, 0, 1)} m/s`, textX, textY); textY += textSpacing;
          text(`Velocidad Terminal (vertical simple): ${nf(instantaneousTerminalVelocity, 0, 1)} m/s`, textX, textY); textY += textSpacing;
           text(`Alt. despliegue Paracaídas Principal: ${nf(MAIN_CHUTES_DEPLOY_ALTITUDE_CONST, 0, 0)} m`, textX, textY); textY += textSpacing;
           text(`Temp. Superficie (concept.): ${surfaceTemperatureConcept}`, textX, textY); textY += textSpacing;
          break;

      case "MainChutes":
          text(`-- Fase Descenso con Paracaídas Principal --`, textX, textY); textY += textSpacing;
          text(`Masa Actual: ${nf(currentMass, 0, 0)} kg`, textX, textY); textY += textSpacing;
          text(`Cd (Principal): ${nf(currentDragCoefficient, 0, 2)}`, textX, textY); textY += textSpacing;
          text(`Area Efectiva (Principal): ${nf(currentReferenceArea, 0, 1)} m²`, textX, textY); textY += textSpacing;
          text(`Densidad Aire: ${nf(airDensity, 0, 4)} kg/m³`, textX, textY); textY += textSpacing;
          text(`Fuerza Arrastre (Magnitud): ${nf(currentDragMagnitudeDisplay, 0, 0)} N (MUY ALTO)`, textX, textY); textY += textSpacing; // Muy grande
           text(`Velocidad Magnitud: ${nf(vMagnitudeDisplay, 0, 1)} m/s`, textX, textY); textY += textSpacing;
          text(`Velocidad Terminal (vertical simple): ${nf(instantaneousTerminalVelocity, 0, 1)} m/s`, textX, textY); textY += textSpacing;
           text(`Temp. Superficie (concept.): ${surfaceTemperatureConcept}`, textX, textY); textY += textSpacing;
          break;

      case "Landed":
          fill(0, 150, 0); // Verde para el mensaje principal
          textAlign(CENTER, CENTER);
          textSize(24);
          // Posicionar el mensaje "Aterrizaje Exitoso" en el área de simulación visual
          text("¡Aterrizaje Exitoso!", width/2, simAreaYMin + (simAreaYMax - simAreaYMin)/2 - 30); // Centro del área de simulación - ajustar Y
          fill(textColorPrimary); // Texto informativo en blanco
          textSize(16);
          // Posicionar el texto informativo en el área de simulación
          text(`Altitud Máxima Alcanzada: ${nf(maxAltitudeReached, 0, 1)} m`, width/2, simAreaYMin + (simAreaYMax - simAreaYMin)/2 + 0);
          text(`Alcance Máx Alcanzado: ${nf(maxDownrangeReached, 0, 1)} m`, width/2, simAreaYMin + (simAreaYMax - simAreaYMin)/2 + 20);
          text(`Tiempo Total de Vuelo (Simulado): ${nf(totalTime, 0, 1)} s`, width/2, simAreaYMin + (simAreaYMax - simAreaYMin)/2 + 40);
          text(`Max Q (Ascenso): ${nf(maxQ, 0, 2)} kPa`, width/2, simAreaYMin + (simAreaYMax - simAreaYMin)/2 + 60); // Mostrar Max Q al final
          break;
  }


  // --- Indicador de G-force (EN PANEL DE DATOS) ---
  let gForceDisplay = nf(gForce, 0, 2);
  fill(textColorPrimary); // Usar color principal fijo para la etiqueta "G-Force" en el panel de datos (White)
  noStroke();
  textSize(14);
  textAlign(RIGHT, TOP);
  // Posicionar la etiqueta "G-Force" en el panel de datos
  text(`G-Force: ${gForceDisplay} G`, width - 10, 10);

  // Dibujar barra de G-force - En el panel de datos
  let gBarWidth = 30;
  let gBarX = width - gBarWidth - 10;
  let gBarY = 30; // Empezar un poco más abajo que la etiqueta "G-Force"
  let gBarBaseY = gBarY + gForceBarHeight; // Base de la barra (corresponde a 0G)

  // Barra de 0 a GForceScale Gs
  // Mapear la G-force (clampada) a la altura de la barra.
   let mappedG = map(displayGForce, 0, gForceScale, 0, gForceBarHeight);
   mappedG = constrain(mappedG, 0, gForceBarHeight); // Asegurar que está dentro del rango de la barra


  // Color de la barra (verde a amarillo a rojo)
  let gColor;
  if (gForce < 1.5) {
      gColor = color(0, 200, 0); // Verde (normal/bajo)
  } else if (gForce < 3) {
      gColor = lerpColor(color(0, 200, 0), color(255, 200, 0), map(gForce, 1.5, 3, 0, 1)); // Verde a amarillo
  } else {
      gColor = lerpColor(color(255, 200, 0), color(255, 0, 0), map(gForce, 3, gForceScale, 0, 1)); // Amarillo a rojo
  }

  // Dibujar solo la barra de color - En el panel de datos
  rectMode(CORNER); // Volver a modo CORNER para la barra
  fill(gColor); // Barra de G-force actual
  // La barra crece hacia arriba desde la base (0G)
  let barHeight = mappedG;
  rect(gBarX, gBarBaseY - barHeight, gBarWidth, barHeight);


  // Marcas en la barra (0G, 1G, 2G, etc.) - En el panel de datos
  stroke(150); // Marcas gris medio
  strokeWeight(1);
  fill(textColorPrimary); // Usar color principal fijo para las etiquetas de G en el panel de datos (White)
  textAlign(RIGHT, CENTER);
  textSize(10);

  for (let i = 0; i <= gForceScale; i++) {
      let markerY = gBarBaseY - map(i, 0, gForceScale, 0, gForceBarHeight);
      // Dibujar línea de marca solo si está dentro de la altura de la barra
      if (markerY >= gBarY && markerY <= gBarBaseY) {
          line(gBarX, markerY, gBarX + gBarWidth, markerY);
          text(`${i}G`, gBarX - 5, markerY);
      }
  }
  // Asegurarse de que la marca 1G esté siempre visible si la escala lo permite
  if (gForceScale >= 1) {
      let markerY1G = gBarBaseY - map(1, 0, gForceScale, 0, gForceBarHeight);
       if (markerY1G >= gBarY && markerY1G <= gBarBaseY) {
           stroke(150);
           line(gBarX, markerY1G, gBarX + gBarWidth, markerY1G);
            fill(textColorPrimary);
            textAlign(RIGHT, CENTER);
            textSize(10);
            text(`1G`, gBarX - 5, markerY1G);
       }
  }


   // Dibujar una línea separadora entre el panel de datos y el área de simulación visual
   stroke(0);
   strokeWeight(1);
   line(0, DATA_PANEL_HEIGHT, width, DATA_PANEL_HEIGHT);


}

// --- Función para Reiniciar la Simulación ---
function resetSimulation() {
  x = 0; // Posición horizontal inicial (en el launch site)
  y = 0; // Altitud inicial (en el suelo)
  vx = 0; // Velocidad horizontal inicial
  vy = 0; // Velocidad vertical inicial
  ax = 0; // Aceleración horizontal inicial
  ay = 0; // Aceleración vertical inicial

  phase = "Ready";
  timeInPhase = 0;
  totalTime = 0;
  maxAltitudeReached = 0; // Reiniciar al inicio
  maxDownrangeReached = 0; // Reiniciar alcance
  gForce = 1; // 1G en el suelo

  thrust = LAUNCH_THRUST_CONST; // Restablecer el empuje
  currentMass = rocketMass; // Masa inicial es la del cohete completo
  currentDragCoefficient = dragCoefficientRocket;
  currentReferenceArea = referenceAreaRocket;
  maxQ = 0; // Resetear Max Q
  instantaneousTerminalVelocity = 0; // Resetear

  // Restablecer variables conceptuales de descenso
  surfaceTemperatureConcept = "N/A";

  // Limpiar la estela de trayectoria
  trajectoryPoints = [];
   // Asegurarse de que el primer punto de la trayectoria sea el origen
   trajectoryPoints.push(createVector(x, y));

}

// --- Manejar Evento de Teclado (Espacio para Iniciar/Reiniciar) ---
function keyPressed() {
  if (key === ' ') {
    if (phase === "Ready" || phase === "Landed") {
        // Iniciar simulación o Reiniciar después de aterrizar
        resetSimulation(); // Asegurarse de resetear antes de iniciar
        phase = "Launch";
        timeInPhase = 0; // Reiniciar tiempo en fase
        totalTime = 0; // Reiniciar tiempo total
        maxAltitudeReached = y; // Registrar la altitud inicial (0)
         maxDownrangeReached = abs(x); // Registrar el alcance inicial (0)
        maxQ = 0; // Resetear Max Q al inicio del vuelo
    }
  }
}

// Función auxiliar para obtener el signo de un número
function sign(x) {
    if (x > 0) return 1;
    if (x < 0) return -1;
    return 0; // Return 0 for 0
}
